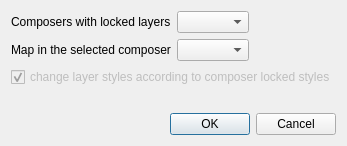
<?xml version="1.0" encoding="UTF-8"?>
<ui version="4.0">
 <class>LayersFromComposerDialogBase</class>
 <widget class="QDialog" name="LayersFromComposerDialogBase">
  <property name="geometry">
   <rect>
    <x>0</x>
    <y>0</y>
    <width>342</width>
    <height>145</height>
   </rect>
  </property>
  <property name="windowTitle">
   <string>Restore layers from composer</string>
  </property>
  <property name="modal">
   <bool>true</bool>
  </property>
  <layout class="QVBoxLayout" name="verticalLayout">
   <item>
    <layout class="QHBoxLayout" name="horizontalLayout">
     <item>
      <widget class="QLabel" name="label">
       <property name="text">
        <string>Composers with locked layers</string>
       </property>
      </widget>
     </item>
     <item>
      <widget class="QComboBox" name="comboBox">
       <property name="sizeAdjustPolicy">
        <enum>QComboBox::AdjustToContents</enum>
       </property>
      </widget>
     </item>
     <item>
      <spacer name="horizontalSpacer">
       <property name="orientation">
        <enum>Qt::Horizontal</enum>
       </property>
       <property name="sizeHint" stdset="0">
        <size>
         <width>40</width>
         <height>20</height>
        </size>
       </property>
      </spacer>
     </item>
    </layout>
   </item>
   <item>
    <layout class="QHBoxLayout" name="horizontalLayout_2">
     <item>
      <widget class="QLabel" name="label_2">
       <property name="text">
        <string>Map in the selected composer</string>
       </property>
      </widget>
     </item>
     <item>
      <widget class="QComboBox" name="comboBox_2">
       <property name="sizeAdjustPolicy">
        <enum>QComboBox::AdjustToContents</enum>
       </property>
      </widget>
     </item>
     <item>
      <spacer name="horizontalSpacer_2">
       <property name="orientation">
        <enum>Qt::Horizontal</enum>
       </property>
       <property name="sizeHint" stdset="0">
        <size>
         <width>40</width>
         <height>20</height>
        </size>
       </property>
      </spacer>
     </item>
    </layout>
   </item>
   <item>
    <widget class="QCheckBox" name="checkBox">
     <property name="enabled">
      <bool>false</bool>
     </property>
     <property name="text">
      <string>change layer styles according to composer locked styles</string>
     </property>
     <property name="checked">
      <bool>true</bool>
     </property>
    </widget>
   </item>
   <item>
    <widget class="QLabel" name="warningLabel">
     <property name="palette">
      <palette>
       <active>
        <colorrole role="WindowText">
         <brush brushstyle="SolidPattern">
          <color alpha="255">
           <red>0</red>
           <green>0</green>
           <blue>255</blue>
          </color>
         </brush>
        </colorrole>
       </active>
       <inactive>
        <colorrole role="WindowText">
         <brush brushstyle="SolidPattern">
          <color alpha="255">
           <red>0</red>
           <green>0</green>
           <blue>255</blue>
          </color>
         </brush>
        </colorrole>
       </inactive>
       <disabled>
        <colorrole role="WindowText">
         <brush brushstyle="SolidPattern">
          <color alpha="255">
           <red>120</red>
           <green>120</green>
           <blue>120</blue>
          </color>
         </brush>
        </colorrole>
       </disabled>
      </palette>
     </property>
     <property name="text">
      <string/>
     </property>
    </widget>
   </item>
   <item>
    <spacer name="verticalSpacer">
     <property name="orientation">
      <enum>Qt::Vertical</enum>
     </property>
     <property name="sizeHint" stdset="0">
      <size>
       <width>20</width>
       <height>40</height>
      </size>
     </property>
    </spacer>
   </item>
   <item>
    <widget class="QDialogButtonBox" name="button_box">
     <property name="orientation">
      <enum>Qt::Horizontal</enum>
     </property>
     <property name="standardButtons">
      <set>QDialogButtonBox::Cancel|QDialogButtonBox::Ok</set>
     </property>
    </widget>
   </item>
  </layout>
 </widget>
 <resources/>
 <connections>
  <connection>
   <sender>button_box</sender>
   <signal>accepted()</signal>
   <receiver>LayersFromComposerDialogBase</receiver>
   <slot>accept()</slot>
   <hints>
    <hint type="sourcelabel">
     <x>20</x>
     <y>20</y>
    </hint>
    <hint type="destinationlabel">
     <x>20</x>
     <y>20</y>
    </hint>
   </hints>
  </connection>
  <connection>
   <sender>button_box</sender>
   <signal>rejected()</signal>
   <receiver>LayersFromComposerDialogBase</receiver>
   <slot>reject()</slot>
   <hints>
    <hint type="sourcelabel">
     <x>20</x>
     <y>20</y>
    </hint>
    <hint type="destinationlabel">
     <x>20</x>
     <y>20</y>
    </hint>
   </hints>
  </connection>
 </connections>
</ui>
